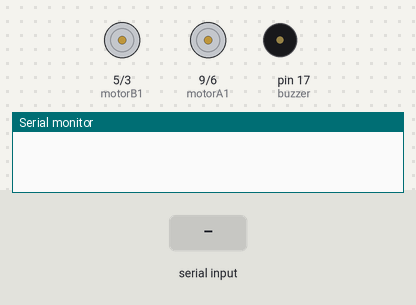
Recording of a sketch running on a simulated Arduino Uno, built with avr-gcc and run on an emulated ATmega328P. On the bench: motor-driver pin pairs drawn as motors (green arrow = first pin HIGH = forward, orange = second pin HIGH = backward, longer = more drive), buzzer (waves = sounding, pin HIGH), the last lines printed to the serial monitor. The inputs (shaded band) are chosen by the test bench.

Above: at 1.2 s.
1.3 s: "F" received over the second serial link
At 1.8 s:
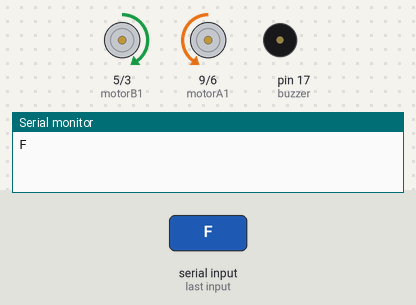
2.8 s: "B" received over the second serial link
At 4.0 s:
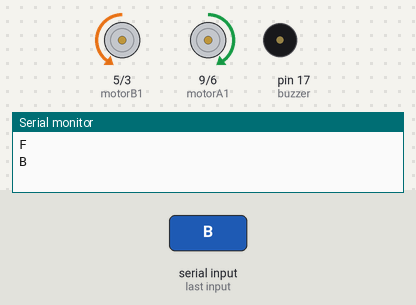
4.3 s: "L" received over the second serial link
At 5.3 s:
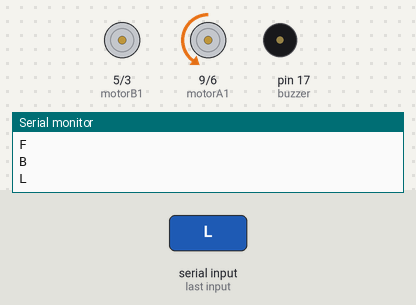
5.8 s: "R" received over the second serial link
At 6.4 s:
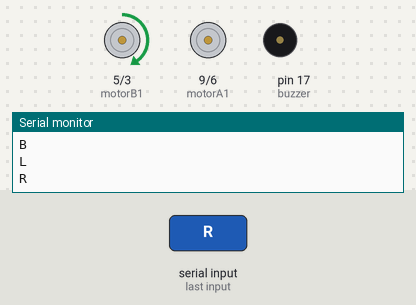
Timing chart, 0 to 8.3 s (numbered marks = the images above; inputs shaded):
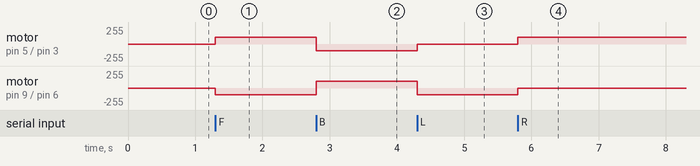

Measured:
- after the input at 1.3 s, motor on pin 5 (motorB1) / pin 3 (motorB2): stopped → forward 100/255 at once; motor on pin 9 (motorA1) / pin 6 (motorA2): stopped → backward 100/255 at once
- after the input at 2.8 s, motor on pin 5 (motorB1) / pin 3 (motorB2): forward 100/255 → backward 100/255 at once; motor on pin 9 (motorA1) / pin 6 (motorA2): backward 100/255 → forward 100/255 at once
- after the input at 4.3 s, motor on pin 5 (motorB1) / pin 3 (motorB2): backward 100/255 → stopped at once; motor on pin 9 (motorA1) / pin 6 (motorA2): forward 100/255 → backward 100/255 at once
- after the input at 5.8 s, motor on pin 5 (motorB1) / pin 3 (motorB2): stopped → forward 100/255 at once; motor on pin 9 (motorA1) / pin 6 (motorA2): backward 100/255 → stopped at once

The sketch:

Projeto_carrinho.ino
```cpp
#include <SoftwareSerial.h>

char caracter;

//pinos:
SoftwareSerial serial1(15, 14); // TX e RX do bluetooth HC-05

int buzzer = 17; //A3


int motorA1 = 9,
    motorA2 = 6,
    motorB1 = 5,
    motorB2 = 3;

void setup() {

  serial1.begin(9600);
  Serial.begin(9600);

  pinMode(motorA1, OUTPUT);
  pinMode(motorA2, OUTPUT);
  pinMode(motorB1, OUTPUT);
  pinMode(motorB2, OUTPUT);

  pinMode(buzzer, OUTPUT);
}

void loop() {

  ler_BT();

}

void ler_BT() {

  if (serial1.available()) {
    caracter = serial1.read();
    Serial.println(caracter);

    switch (caracter) {
      case 'F':
        frente(100);
        break;

      case 'B':
        re(100);
        break;

      case 'L':
        esquerda(100);
        break;

      case 'R':
        direita(100);
        break;

      case 'S':
        parar();
        break;
    }
  }
}

void frente(int x) {
  analogWrite(motorA1, 0);
  analogWrite(motorA2, x);
  analogWrite(motorB1, x);
  analogWrite(motorB2, 0);

}

void re(int x) {
  analogWrite(motorA1, x);
  analogWrite(motorA2, 0);
  analogWrite(motorB1, 0);
  analogWrite(motorB2, x);
}


void parar() {

  analogWrite(motorA1, 0);
  analogWrite(motorA2, 0);
  analogWrite(motorB1, 0);
  analogWrite(motorB2, 0);

}

void direita(int x) {

  analogWrite(motorA1, 0);
  analogWrite(motorA2, 0);
  analogWrite(motorB1, x);
  analogWrite(motorB2, 0);
}

void esquerda(int x) {

  analogWrite(motorA1, 0);
  analogWrite(motorA2, x);
  analogWrite(motorB1, 0);
  analogWrite(motorB2, 0);
}
```
